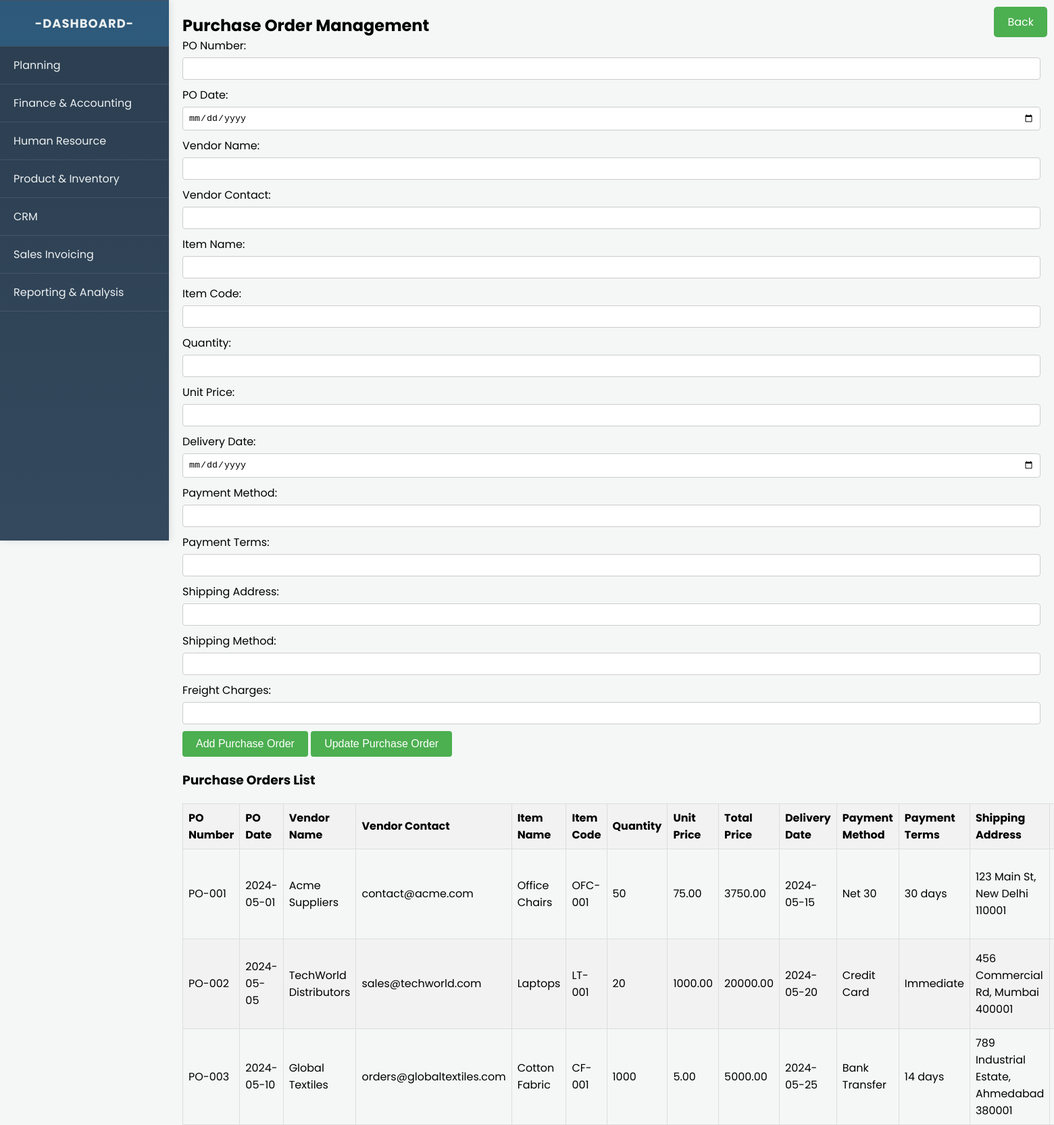
The page /finance_accounting/purchase/purchase.php (signed in) on the database its author committed.
### tables this page shows
CREATE TABLE `purchase_orders` (
  `id` int(11) NOT NULL,
  `po_number` varchar(50) NOT NULL,
  `po_date` date NOT NULL,
  `vendor_name` varchar(100) NOT NULL,
  `vendor_contact` varchar(100) NOT NULL,
  `item_name` varchar(100) NOT NULL,
  `item_code` varchar(50) NOT NULL,
  `quantity` int(11) NOT NULL,
  `unit_price` decimal(10,2) NOT NULL,
  `total_price` decimal(10,2) NOT NULL,
  `delivery_date` date NOT NULL,
  `payment_method` varchar(50) NOT NULL,
  `payment_terms` varchar(100) NOT NULL,
  `shipping_address` varchar(200) NOT NULL,
  `shipping_method` varchar(50) NOT NULL,
  `freight_charges` decimal(10,2) NOT NULL,
  `created_at` timestamp NOT NULL DEFAULT current_timestamp()
);

### finance_accounting/purchase/purchase.php (the view, shortened to what this page needs)
<?php
include('../../db_connect.php');
include '../../sidebar.php';
$sql = "SELECT * FROM purchase_orders";
$result = $conn->query($sql);
?>
<!DOCTYPE html>
<html lang="en">
<head>
    <link rel="stylesheet" href="style.css">
    <link rel="stylesheet" href="../../istyle.css">
</head>
<body>
<a href="javascript:history.back()" class="back-button">Back</a>
    <div class="content">
    <section id="purchase_order_management">
        <h2>Purchase Order Management</h2>
        <form method="post">
            <label for="po_number">PO Number:</label>
            <input type="text" id="po_number" name="po_number" required>
            <label for="po_date">PO Date:</label>
            <input type="date" id="po_date" name="po_date" required>
            <label for="vendor_name">Vendor Name:</label>
            <input type="text" id="vendor_name" name="vendor_name" required>
            <label for="vendor_contact">Vendor Contact:</label>
            <input type="text" id="vendor_contact" name="vendor_contact" required>
            <label for="item_name">Item Name:</label>
            <input type="text" id="item_name" name="item_name" required>
            <label for="item_code">Item Code:</label>
            <input type="text" id="item_code" name="item_code" required>
            <label for="quantity">Quantity:</label>
            <input type="number" id="quantity" name="quantity" required>
            <label for="unit_price">Unit Price:</label>
            <input type="number" step="0.01" id="unit_price" name="unit_price" required>
            <label for="delivery_date">Delivery Date:</label>
            <input type="date" id="delivery_date" name="delivery_date" required>
            <label for="payment_method">Payment Method:</label>
            <input type="text" id="payment_method" name="payment_method" required>
            <label for="payment_terms">Payment Terms:</label>
            <input type="text" id="payment_terms" name="payment_terms" required>
            <label for="shipping_address">Shipping Address:</label>
            <input type="text" id="shipping_address" name="shipping_address" required>
            <label for="shipping_method">Shipping Method:</label>
            <input type="text" id="shipping_method" name="shipping_method" required>
            <label for="freight_charges">Freight Charges:</label>
            <input type="number" step="0.01" id="freight_charges" name="freight_charges" required>
            <input type="submit" name="add_purchase_order" value="Add Purchase Order">
            <input type="submit" name="update_purchase_order" value="Update Purchase Order">
        </form>
        <h3>Purchase Orders List</h3>
        <?php
        if ($result->num_rows > 0) {
            echo "<table class='po-table'>";
            echo "<thead><tr><th>PO Number</th><th>PO Date</th><th>Vendor Name</th><th>Vendor Contact</th><th>Item Name</th><th>Item Code</th><th>Quantity</th><th>Unit Price</th><th>Total Price</th><th>Delivery Date</th><th>Payment Method</th><th>Payment Terms</th><th>Shipping Address</th><th>Shipping Method</th><th>Freight Charges</th><th>Actions</th></tr></thead>";
            echo "<tbody>";
            while($row = $result->fetch_assoc()) {
                echo "<tr>";
                echo "<td>" . $row['po_number'] . "</td>";
                echo "<td>" . $row['po_date'] . "</td>";
                echo "<td>" . $row['vendor_name'] . "</td>";
                echo "<td>" . $row['vendor_contact'] . "</td>";
                echo "<td>" . $row['item_name'] . "</td>";
                echo "<td>" . $row['item_code'] . "</td>";
                echo "<td>" . $row['quantity'] . "</td>";
                echo "<td>" . $row['unit_price'] . "</td>";
                echo "<td>" . $row['total_price'] . "</td>";
                echo "<td>" . $row['delivery_date'] . "</td>";
                echo "<td>" . $row['payment_method'] . "</td>";
                echo "<td>" . $row['payment_terms'] . "</td>";
                echo "<td>" . $row['shipping_address'] . "</td>";
                echo "<td>" . $row['shipping_method'] . "</td>";
                echo "</tr>";
            }
            echo "</tbody>";
            echo "</table>";
        } else {
            echo "<p>No purchase orders found.</p>";
        }
        ?>
    </section>
    </div>
</body>
</html>

### finance_accounting/purchase/style.css (style rules this page uses)
form { margin-bottom: 20px; }
label { display: block; margin-bottom: 5px; }
input[type="text"], input[type="number"], input[type="date"], select, input[type="file"] { width: 100%; padding: 8px; margin-bottom: 10px; border: 1px solid #ccc; border-radius: 4px; box-sizing: border-box; }
input[type="submit"] { background-color: #4CAF50; color: white; padding: 10px 20px; border: none; border-radius: 4px; cursor: pointer; font-size: 16px; }
table { width: 100%; border-collapse: collapse; margin-top: 20px; }
th, td { border: 1px solid #ddd; padding: 8px; text-align: left; }
th { background-color: #f2f2f2; }
tbody tr:nth-child(even) { background-color: #f2f2f2; }

### istyle.css (style rules this page uses)
* { margin: 0; padding: 0; box-sizing: border-box; }
body { font-family: 'Poppins', sans-serif; background-color: #f4f7f6; display: flex; }
.main-content, .content { margin-left: 250px; padding: 20px; width: calc(100% - 250px); }

### finance_accounting/purchase/purchase.php (style rules this page uses)
.back-button { position: absolute; top: 10px; right: 10px; background-color: #4CAF50; color: white; padding: 10px 20px; text-align: center; text-decoration: none; display: inline-block; font-size: 16px; border: none; border-radius: 5px; cursor: pointer; }

### rows shown on the page
purchase_orders: po_number "PO-001", po_date "2024-05-01", vendor_name "Acme Suppliers", vendor_contact "contact@acme.com", item_name "Office Chairs", item_code "OFC-001", quantity "50", unit_price "75.00", total_price "3750.00", delivery_date "2024-05-15", payment_method "Net 30", payment_terms "30 days", shipping_address "123 Main St, New Delhi 110001"
purchase_orders: po_number "PO-002", po_date "2024-05-05", vendor_name "TechWorld Distributors", vendor_contact "sales@techworld.com", item_name "Laptops", item_code "LT-001", quantity "20", unit_price "1000.00", total_price "20000.00", delivery_date "2024-05-20", payment_method "Credit Card", payment_terms "Immediate", shipping_address "456 Commercial Rd, Mumbai 400001"
purchase_orders: po_number "PO-003", po_date "2024-05-10", vendor_name "Global Textiles", vendor_contact "orders@globaltextiles.com", item_name "Cotton Fabric", item_code "CF-001", quantity "1000", unit_price "5.00", total_price "5000.00", delivery_date "2024-05-25", payment_method "Bank Transfer", payment_terms "14 days", shipping_address "789 Industrial Estate, Ahmedabad 380001"
